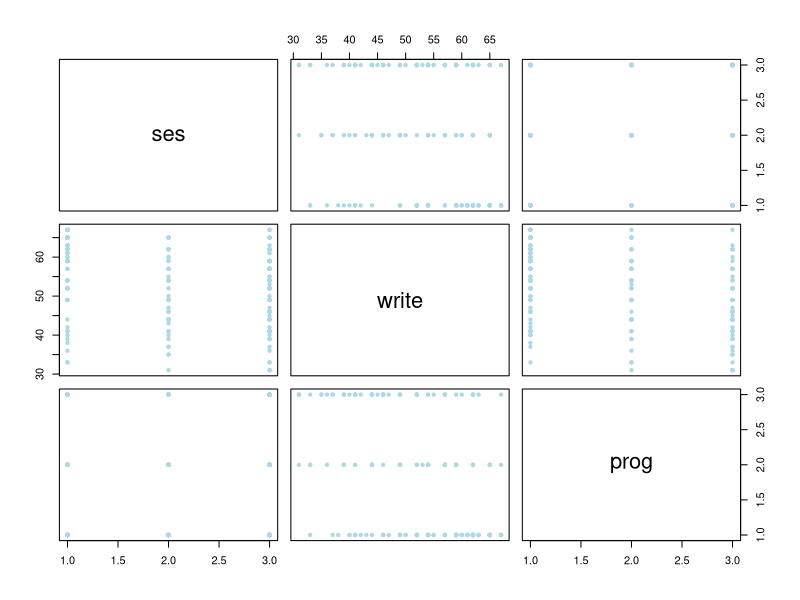
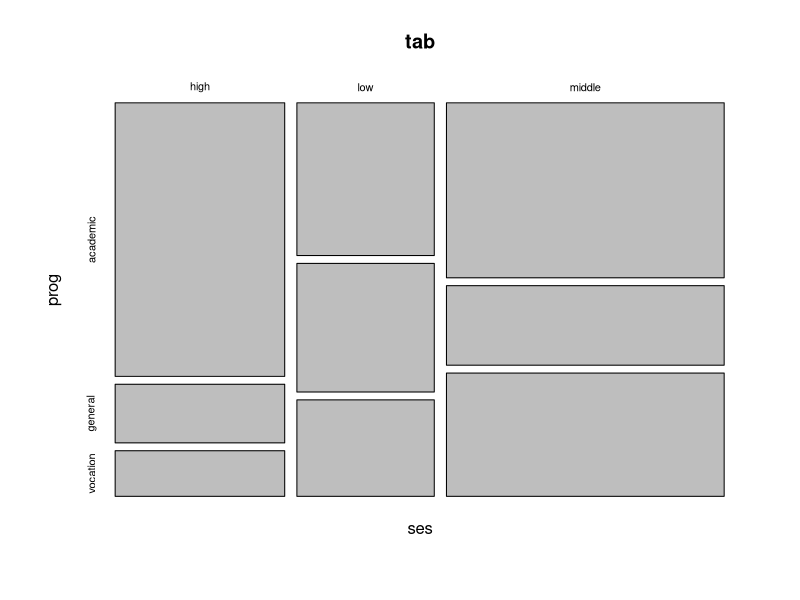
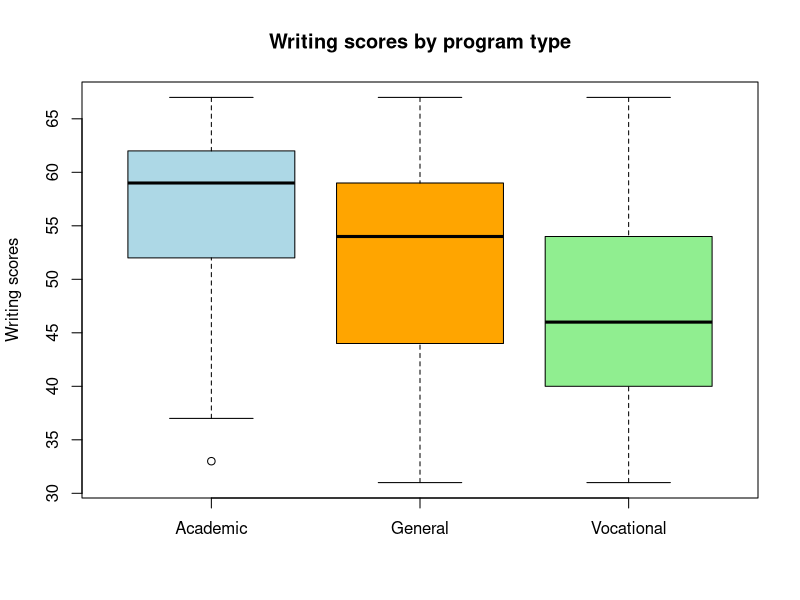
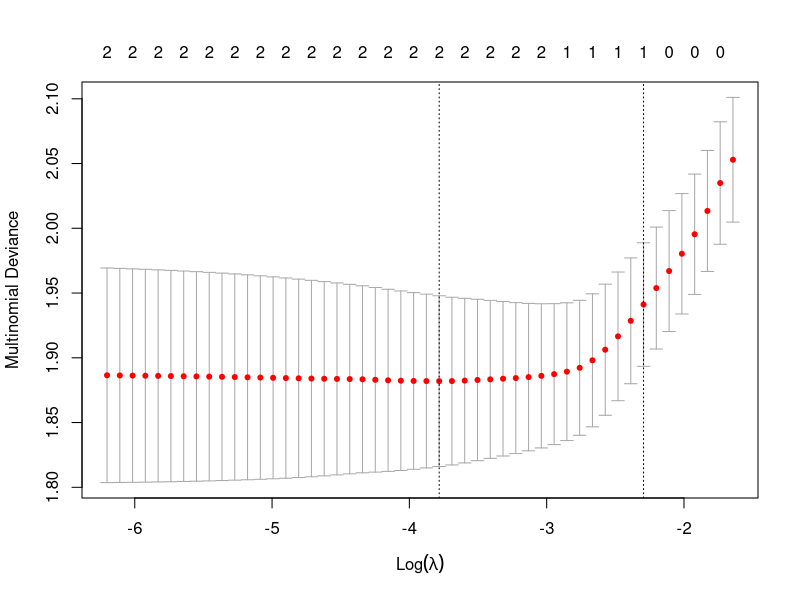

Here is the R script that generated these plots, in order:
## ---- chunk 1
data<-read.csv("hsbdemo.csv")
View(data)
data
## ---- chunk 2
df=data.frame(data$ses, data$write, data$prog)
colnames(df)<-c("ses", "write", "prog")
attach(df)
## ---- chunk 3
plot(df,
     pch=20, col="lightblue")
## ---- chunk 4
tab=table(ses, prog)
tab
mosaicplot(tab)
## ---- chunk 5
chi2<-chisq.test(tab)
chi2
## ---- chunk 6
write.ac=write[which(prog=="academic")]
write.gen=write[which(prog=="general")]
write.voc=write[which(prog=="vocation")]

boxplot(write.ac,write.gen, write.voc,
  main = "Writing scores by program type",
  ylab = "Writing scores",
  names = c("Academic", "General", "Vocational"),
  col=c("lightblue", "orange", "lightgreen")
)
## ---- chunk 7
#install.packages("nnet")
library(nnet)
## ---- chunk 8
df$prog<-as.factor(df$prog)
df$prog.base <- relevel(df$prog, ref = "academic")
## ---- chunk 9
mn.fit<-multinom(prog.base ~ ses + write, data=df)
## ---- chunk 10
summary(mn.fit)
## ---- chunk 11
fitted.ps <- fitted(mn.fit)
fitted.ps
## ---- chunk 12
z.scores<- summary(mn.fit)$coefficients/summary(mn.fit)$standard.errors
p.val=2*(1-pnorm(abs(z.scores)))
p.val
## ---- chunk 13
pred.mn.tr=predict(mn.fit, newdata = df, "class")
#pred.mn.tr
ind.tr=(pred.mn.tr==prog)
mean(ind.tr)
## ---- chunk 14
new.data <- data.frame(ses = c("low", "middle", "high"), write = c(quantile(df$write, 0.25), median(df$write), quantile(df$write, 0.75)))
## ---- chunk 15
pred.mn=predict(mn.fit, newdata = new.data, "probs")
pred.mn
## ---- chunk 16
#install.packages("glmnet")
library(glmnet)
## ---- chunk 17
library(caret)
## ---- chunk 18
temp.x=data.frame(data$ses, data$write)
## ---- chunk 19
dummy.x <- dummyVars(" ~ .", data = temp.x)
x <- as.matrix(predict(dummy.x, newdata = temp.x))
print(x)
## ---- chunk 20
y <- df$prog
#y
glm.fit <- glmnet(x, y, family = "multinomial")
#summary(glm.fit)
#glm.fit
predict(glm.fit, newx=x, s=0, type="response")
## ---- chunk 21
cv.fit <- cv.glmnet(x, y, family = "multinomial")
plot(cv.fit)
## ---- chunk 22
predict(cv.fit, newx = x, s = "lambda.min", type = "class")
## ---- chunk 23
preds=predict(cv.fit, newx = x, s = "lambda.min", type = "class")
#preds
ind=(preds==y)
mean(ind)
